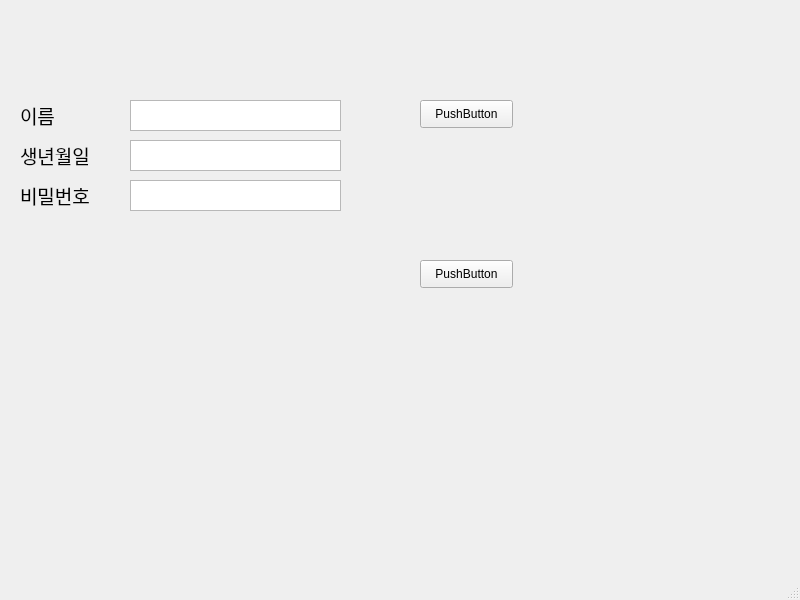
<?xml version="1.0" encoding="UTF-8"?>
<ui version="4.0">
 <class>MainWindow</class>
 <widget class="QMainWindow" name="MainWindow">
  <property name="geometry">
   <rect>
    <x>0</x>
    <y>0</y>
    <width>800</width>
    <height>600</height>
   </rect>
  </property>
  <property name="windowTitle">
   <string>MainWindow</string>
  </property>
  <widget class="QWidget" name="centralwidget">
   <widget class="QPushButton" name="btn1">
    <property name="geometry">
     <rect>
      <x>420</x>
      <y>260</y>
      <width>93</width>
      <height>28</height>
     </rect>
    </property>
    <property name="text">
     <string>PushButton</string>
    </property>
   </widget>
   <widget class="QPushButton" name="btn2">
    <property name="geometry">
     <rect>
      <x>420</x>
      <y>100</y>
      <width>93</width>
      <height>28</height>
     </rect>
    </property>
    <property name="text">
     <string>PushButton</string>
    </property>
   </widget>
   <widget class="QTextBrowser" name="tb_name">
    <property name="geometry">
     <rect>
      <x>130</x>
      <y>100</y>
      <width>211</width>
      <height>31</height>
     </rect>
    </property>
   </widget>
   <widget class="QLabel" name="label">
    <property name="geometry">
     <rect>
      <x>20</x>
      <y>100</y>
      <width>64</width>
      <height>31</height>
     </rect>
    </property>
    <property name="font">
     <font>
      <family>맑은 고딕</family>
      <pointsize>14</pointsize>
     </font>
    </property>
    <property name="text">
     <string>이름</string>
    </property>
   </widget>
   <widget class="QLabel" name="label_2">
    <property name="geometry">
     <rect>
      <x>20</x>
      <y>140</y>
      <width>111</width>
      <height>31</height>
     </rect>
    </property>
    <property name="font">
     <font>
      <family>맑은 고딕</family>
      <pointsize>14</pointsize>
     </font>
    </property>
    <property name="text">
     <string>생년월일</string>
    </property>
   </widget>
   <widget class="QTextBrowser" name="tb_birth">
    <property name="geometry">
     <rect>
      <x>130</x>
      <y>140</y>
      <width>211</width>
      <height>31</height>
     </rect>
    </property>
   </widget>
   <widget class="QLabel" name="label_3">
    <property name="geometry">
     <rect>
      <x>20</x>
      <y>180</y>
      <width>91</width>
      <height>31</height>
     </rect>
    </property>
    <property name="font">
     <font>
      <family>맑은 고딕</family>
      <pointsize>14</pointsize>
     </font>
    </property>
    <property name="text">
     <string>비밀번호</string>
    </property>
   </widget>
   <widget class="QTextBrowser" name="tb_pw">
    <property name="geometry">
     <rect>
      <x>130</x>
      <y>180</y>
      <width>211</width>
      <height>31</height>
     </rect>
    </property>
   </widget>
  </widget>
  <widget class="QMenuBar" name="menubar">
   <property name="geometry">
    <rect>
     <x>0</x>
     <y>0</y>
     <width>800</width>
     <height>26</height>
    </rect>
   </property>
  </widget>
  <widget class="QStatusBar" name="statusbar"/>
 </widget>
 <resources/>
 <connections/>
</ui>
